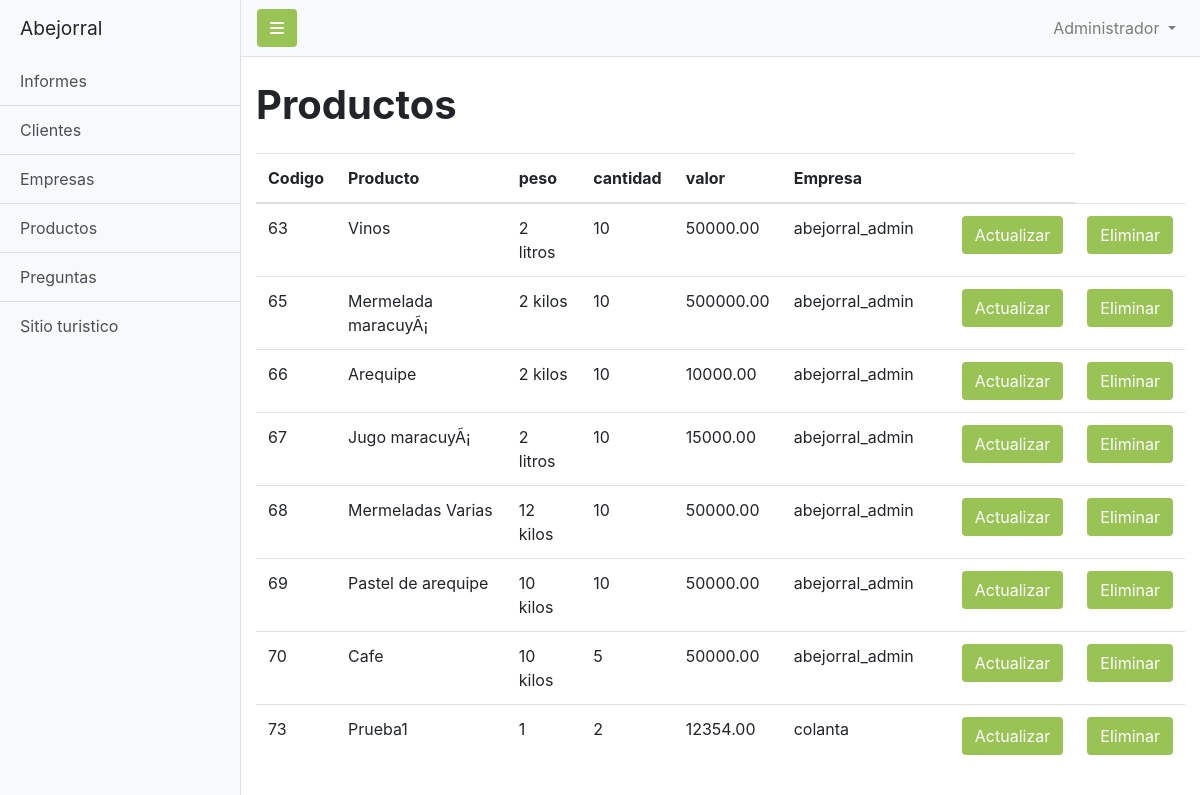
Screenshot of /admin/productos.php (signed in) with the database file from the repository.
### tables this page shows
CREATE TABLE `tblproducto` (
  `Cod_Producto` int(4) NOT NULL,
  `Nom_Producto` varchar(50) DEFAULT NULL,
  `Peso_Producto` varchar(20) DEFAULT NULL,
  `Cantidad` int(11) DEFAULT NULL,
  `Valor` double(8,2) DEFAULT NULL,
  `cafe` tinyint(1) NOT NULL,
  `img1` varchar(300) NOT NULL,
  `img2` varchar(300) NOT NULL,
  `img3` varchar(300) NOT NULL,
  `Cod_Empresa` int(11) DEFAULT NULL,
  `estado` tinyint(1) NOT NULL,
  `descripcion` varchar(250) NOT NULL
);

CREATE TABLE `tblempresa` (
  `Cod_Empresa` int(11) NOT NULL,
  `RUT_Empresa` varchar(100) NOT NULL,
  `Nombre` varchar(45) DEFAULT NULL,
  `Cel` varchar(50) NOT NULL,
  `Telefono` varchar(50) DEFAULT NULL,
  `Correo` varchar(50) DEFAULT NULL,
  `Id_Municipio` bigint(20) DEFAULT NULL,
  `Direccion` varchar(100) DEFAULT NULL,
  `Latitud` varchar(20) DEFAULT NULL,
  `Longitud` varchar(20) NOT NULL
);

### admin/productos.php (the view, shortened to what this page needs)
<?php
include '../conexion/conexion.php';
?>
<!DOCTYPE html>
<html lang="en">
    <head>
        <link rel="stylesheet" href="https://cdn.jsdelivr.net/npm/bootstrap@4.5.3/dist/css/bootstrap.min.css">
        <link href="simple-sidebar.css" rel="stylesheet">
        <link href="../css/style.css" rel="stylesheet">
    </head>
    <body>
        <div class="d-flex" id="wrapper">
            <div class="bg-light border-right" id="sidebar-wrapper">
                <div class="sidebar-heading">Abejorral
                </div>
                <div class="list-group list-group-flush">
                    <a href="Informes.php" class="list-group-item list-group-item-action bg-light">Informes</a>
                    <a href="clientes.php" class="list-group-item list-group-item-action bg-light">Clientes</a>
                    <a href="empresas.php" class="list-group-item list-group-item-action bg-light">Empresas</a>
                    <a href="productos.php" class="list-group-item list-group-item-action bg-light">Productos</a>
                    <a href="preguntas.php" class="list-group-item list-group-item-action bg-light">Preguntas</a>
                    <a href="sitio.php" class="list-group-item list-group-item-action bg-light">Sitio turistico</a>
                </div>
            </div>
            <div id="page-content-wrapper">
                <nav class="navbar navbar-expand-lg navbar-light bg-light border-bottom">
                <button class="btn btn-admin toggled" id="menu-toggle"><i class="fas fa-bars"></i></button>
                    <div class="collapse navbar-collapse" id="navbarSupportedContent">
                        <ul class="navbar-nav ml-auto mt-2 mt-lg-0">
                            <li class="nav-item dropdown">
                                <a
                                    class="nav-link dropdown-toggle"
                                    href="#"
                                    id="navbarDropdown"
                                    role="button"
                                    data-toggle="dropdown"
                                    aria-haspopup="true"
                                    aria-expanded="false">
                                    Administrador
                                </a>
                            </li>
                        </ul>
                    </div>
                </nav>
                <div class="container-fluid">
                    <h1 class="mt-4">Productos</h1>
                    <div class="mt-4">
                        <table class="table table-hover">
                            <thead class="thead">
                                <th>Codigo</th>
                                <th>Producto</th>
                                <th>peso</th>
                                <th>cantidad</th>
                                <th>valor</th>
                                <th>Empresa</th>
                                <th></th>
                                <th></th>
                            </thead>
                            <?php
                            $sel = $conn ->query("SELECT `tblproducto`.`Cod_Producto`, `tblproducto`.`Nom_Producto`, `tblproducto`.`Peso_Producto`, `tblproducto`.`Cantidad`, `tblproducto`.`Valor`, `tblempresa`.`Nombre`
                            FROM `tblproducto`
                                LEFT JOIN `tblempresa` ON `tblproducto`.`Cod_Empresa` = `tblempresa`.`Cod_Empresa`;");
                                $cont=0;
                            while ($fila = $sel -> fetch_assoc()) {
                                $cont++;
                            ?>
                            <tr>
                                <td><?php echo $fila['Cod_Producto'] ?></td>
                                <td><?php echo $fila['Nom_Producto'] ?></td>
                                <td><?php echo $fila['Peso_Producto'] ?></td>
                                <td><?php echo $fila['Cantidad'] ?></td>
                                <td><?php echo $fila['Valor'] ?></td>
                                <td><?php echo $fila['Nombre'] ?></td>
                                <td>
                                <td><button type="button" class="btn btn-admin" data-toggle="modal" data-target="#modal<?php echo $cont; ?>" id="ingresar">Actualizar</button></td>
                                <td><a href="#" onclick="preguntar(<?php echo $fila['Cod_Producto']?>)"><button class="btn btn-admin">Eliminar</button></a></td>
                            </tr>
                            <?php } ?>
                        </table>
                </div>
            </div>
            </div>
        </div>
    </body>
</html>

### admin/simple-sidebar.css (style rules this page uses)
#wrapper { overflow-x: hidden; }
#sidebar-wrapper { min-height: 100vh; margin-left: -15rem; -webkit-transition: margin .25s ease-out; -moz-transition: margin .25s ease-out; -o-transition: margin .25s ease-out; transition: margin .25s ease-out; }
#sidebar-wrapper .sidebar-heading { padding: 0.875rem 1.25rem; font-size: 1.2rem; }
#sidebar-wrapper .list-group { width: 15rem; }
#page-content-wrapper { min-width: 100vw; }
@media (min-width: 768px) { #sidebar-wrapper { margin-left: 0; } }
@media (min-width: 768px) { #page-content-wrapper { min-width: 0; width: 100%; } }

### css/style.css (style rules this page uses)
* { max-width: 100%; margin: 0; }
html { font-family: 'Ubuntu', sans-serif; }
body { font-size: 1rem; }
h1, h2, h3 { font-weight: 700; }
.btn-admin { background-color: #99C355; color: #fff; }

### rows the page displays
tblproducto: Cod_Producto "63", Nom_Producto "Vinos", Peso_Producto "2 litros", Cantidad "10", Valor "50000.00", Cod_Empresa.Nombre "abejorral_admin"
tblproducto: Cod_Producto "65", Nom_Producto "Mermelada maracuyÃ¡", Peso_Producto "2 kilos", Cantidad "10", Valor "500000.00", Cod_Empresa.Nombre "abejorral_admin"
tblproducto: Cod_Producto "66", Nom_Producto "Arequipe", Peso_Producto "2 kilos", Cantidad "10", Valor "10000.00", Cod_Empresa.Nombre "abejorral_admin"
tblproducto: Cod_Producto "67", Nom_Producto "Jugo maracuyÃ¡", Peso_Producto "2 litros", Cantidad "10", Valor "15000.00", Cod_Empresa.Nombre "abejorral_admin"
tblproducto: Cod_Producto "68", Nom_Producto "Mermeladas Varias", Peso_Producto "12 kilos", Cantidad "10", Valor "50000.00", Cod_Empresa.Nombre "abejorral_admin"
tblproducto: Cod_Producto "69", Nom_Producto "Pastel de arequipe", Peso_Producto "10 kilos", Cantidad "10", Valor "50000.00", Cod_Empresa.Nombre "abejorral_admin"
tblproducto: Cod_Producto "70", Nom_Producto "Cafe", Peso_Producto "10 kilos", Cantidad "5", Valor "50000.00", Cod_Empresa.Nombre "abejorral_admin"
tblproducto: Cod_Producto "73", Nom_Producto "Prueba1", Peso_Producto "1", Cantidad "2", Valor "12354.00", Cod_Empresa.Nombre "colanta"
